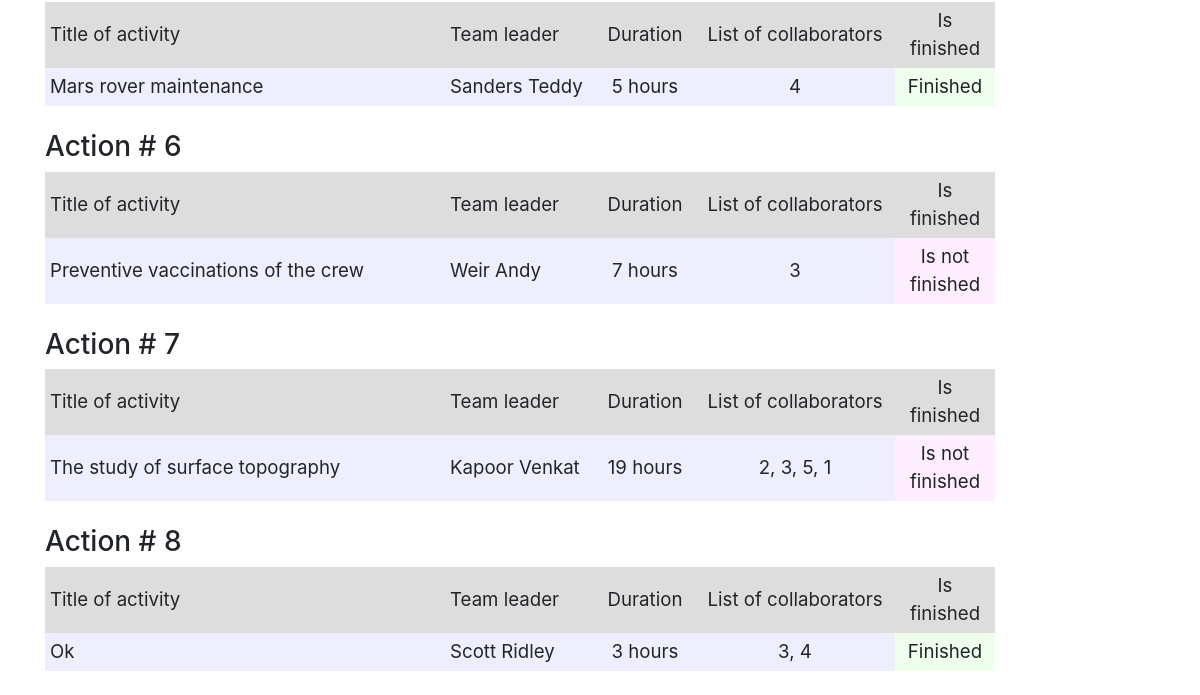
Before: / (lower part) with the older database file.
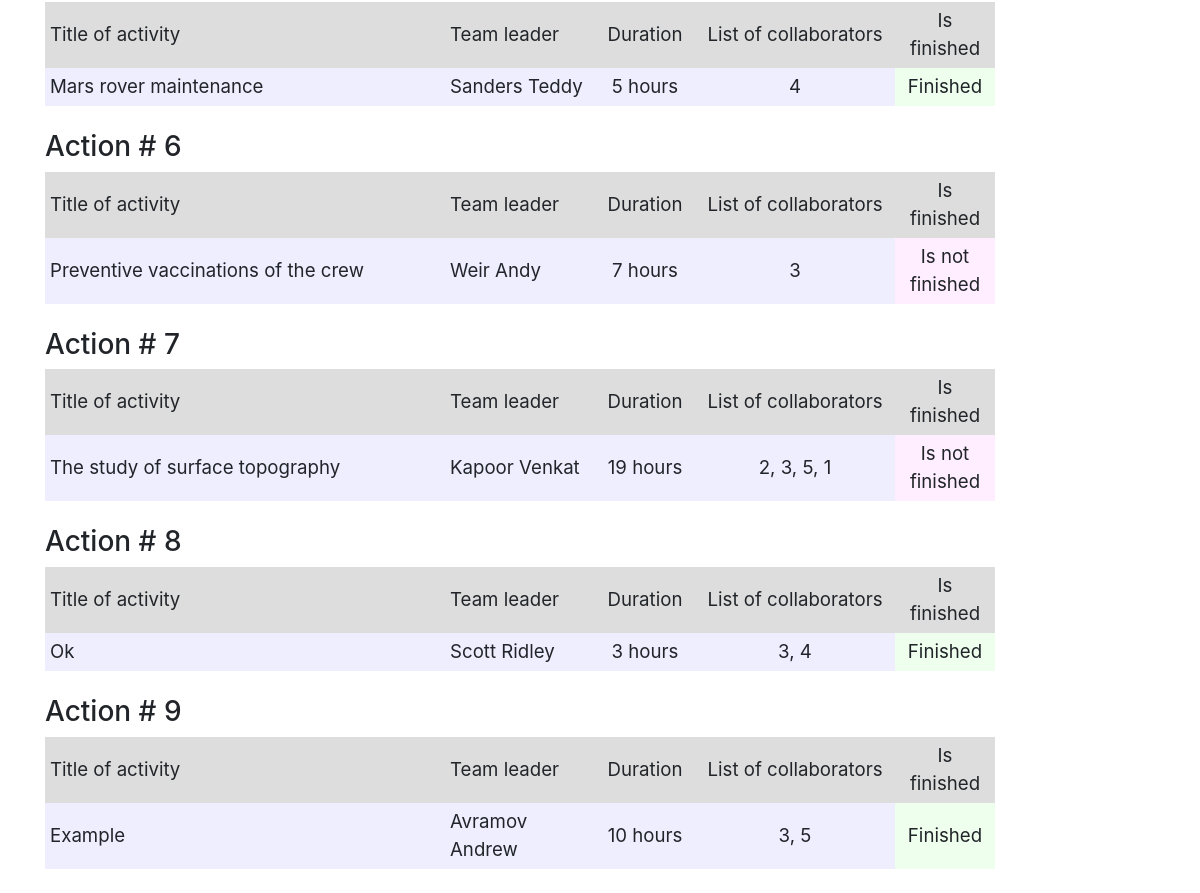
After: the same page with the newer database file.
### data/jobs.py (models this page shows, shortened)
class Jobs(SqlAlchemyBase):
    __tablename__ = 'jobs'
    id = sqlalchemy.Column(sqlalchemy.Integer, primary_key=True, autoincrement=True)
    job = sqlalchemy.Column(sqlalchemy.String, nullable=True)
    work_size = sqlalchemy.Column(sqlalchemy.Integer, nullable=True, default=0)
    collaborators = sqlalchemy.Column(sqlalchemy.String, nullable=True)
    start_date = sqlalchemy.Column(sqlalchemy.DateTime, default=datetime.datetime.now)
    end_date = sqlalchemy.Column(sqlalchemy.DateTime, default=datetime.datetime.now)
    is_finished = sqlalchemy.Column(sqlalchemy.Boolean, default=True)
    team_leader = sqlalchemy.Column(sqlalchemy.Integer, sqlalchemy.ForeignKey("users.id"))
    user = orm.relation('User')

### data/users.py (models this page shows, shortened)
class User(SqlAlchemyBase, UserMixin):
    __tablename__ = 'users'
    id = sqlalchemy.Column(sqlalchemy.Integer, primary_key=True, autoincrement=True)
    surname = sqlalchemy.Column(sqlalchemy.String, nullable=True)
    name = sqlalchemy.Column(sqlalchemy.String, nullable=True)
    age = sqlalchemy.Column(sqlalchemy.Integer, nullable=True)
    position = sqlalchemy.Column(sqlalchemy.String, nullable=True)
    speciality = sqlalchemy.Column(sqlalchemy.String, nullable=True)
    address = sqlalchemy.Column(sqlalchemy.String, nullable=True)
    email = sqlalchemy.Column(sqlalchemy.String, index=True, unique=True, nullable=True)
    hashed_password = sqlalchemy.Column(sqlalchemy.String, nullable=True)
    modifed_date = sqlalchemy.Column(sqlalchemy.DateTime, default=datetime.datetime.now)
    jobs = orm.relation("Jobs", back_populates='user')

### main_job_delete.py (the view)
@app.route("/")
def index():
    db_sess = db_session.create_session()
    jobs = db_sess.query(Jobs).all()
    users = db_sess.query(User).all()
    names = {name.id: (name.surname, name.name) for name in users}
    return render_template("index.html", jobs=jobs, names=names, title='Work log')

### data/db_session.py (called while the page is built)
def create_session() -> Session:
    global __factory
    return __factory()

### templates/index.html (shortened to what this page needs)
{% extends "base.html" %}
{% block content %}
{% for job in jobs %}
<h3>Action # {{ job.id }}</h3>
<div class="table_container">
    <table class="my_table">
        <tr class="my_row">
            <td class="title" width="400px" bgcolor="#dddddd">Title of activity</td>
            <td class="title" width="150px" bgcolor="#dddddd">Team leader</td>
            <td class="title" width="100px" bgcolor="#dddddd" align="center">Duration</td>
            <td class="title" width="200px" bgcolor="#dddddd" align="center">List of collaborators</td>
            <td class="title" width="100px" bgcolor="#dddddd" align="center">Is finished</td>
        </tr>
        <tr class="my_row">
            <td class="ordinary" bgcolor="#eeeeff">{{ job.job.capitalize() }}</td>
            <td class="ordinary" bgcolor="#eeeeff">{{ names[job.team_leader][0] }} {{ names[job.team_leader][1] }}</td>
            <td class="ordinary" bgcolor="#eeeeff" align="center">{{ job.work_size }} hours</td>
            <td class="ordinary" bgcolor="#eeeeff" align="center">{{ job.collaborators }}</td>
            {% if job.is_finished %}
            <td class="ordinary" bgcolor="#eeffee" align="center">Finished</td>
            {% else %}
            <td class="ordinary" bgcolor="#ffeeff" align="center">Is not finished</td>
            {% endif %}
        </tr>
    </table>
</div>
<br>
{% endfor %}
{% endblock %}

### templates/base.html (shortened to what this page needs)
<!DOCTYPE html>
<html lang="en">
<head>
    <link rel="stylesheet" href="https://stackpath.bootstrapcdn.com/bootstrap/4.4.1/css/bootstrap.min.css"
>
    <link rel="stylesheet" type="text/css" href="../static/css/style.css"/>
</head>
<body>
<main role="main" class="container">
    {% block content %}{% endblock %}
</main>
</body>
</html>

### static/css/style.css (style rules this page uses)
td.title { background-color: "#dddddd"; align: "center"; font-size: 14pt; padding: 5px; }
td.ordinary { background-color: "#eeeeff"; align: "center"; font-size: 14pt; padding: 5px; }

Changed rows visible on the page:
added Jobs: id "9", job "Example", team_leader.surname "Avramov", team_leader.name "Andrew", work_size "10", collaborators "3, 5", is_finished "Finished"
